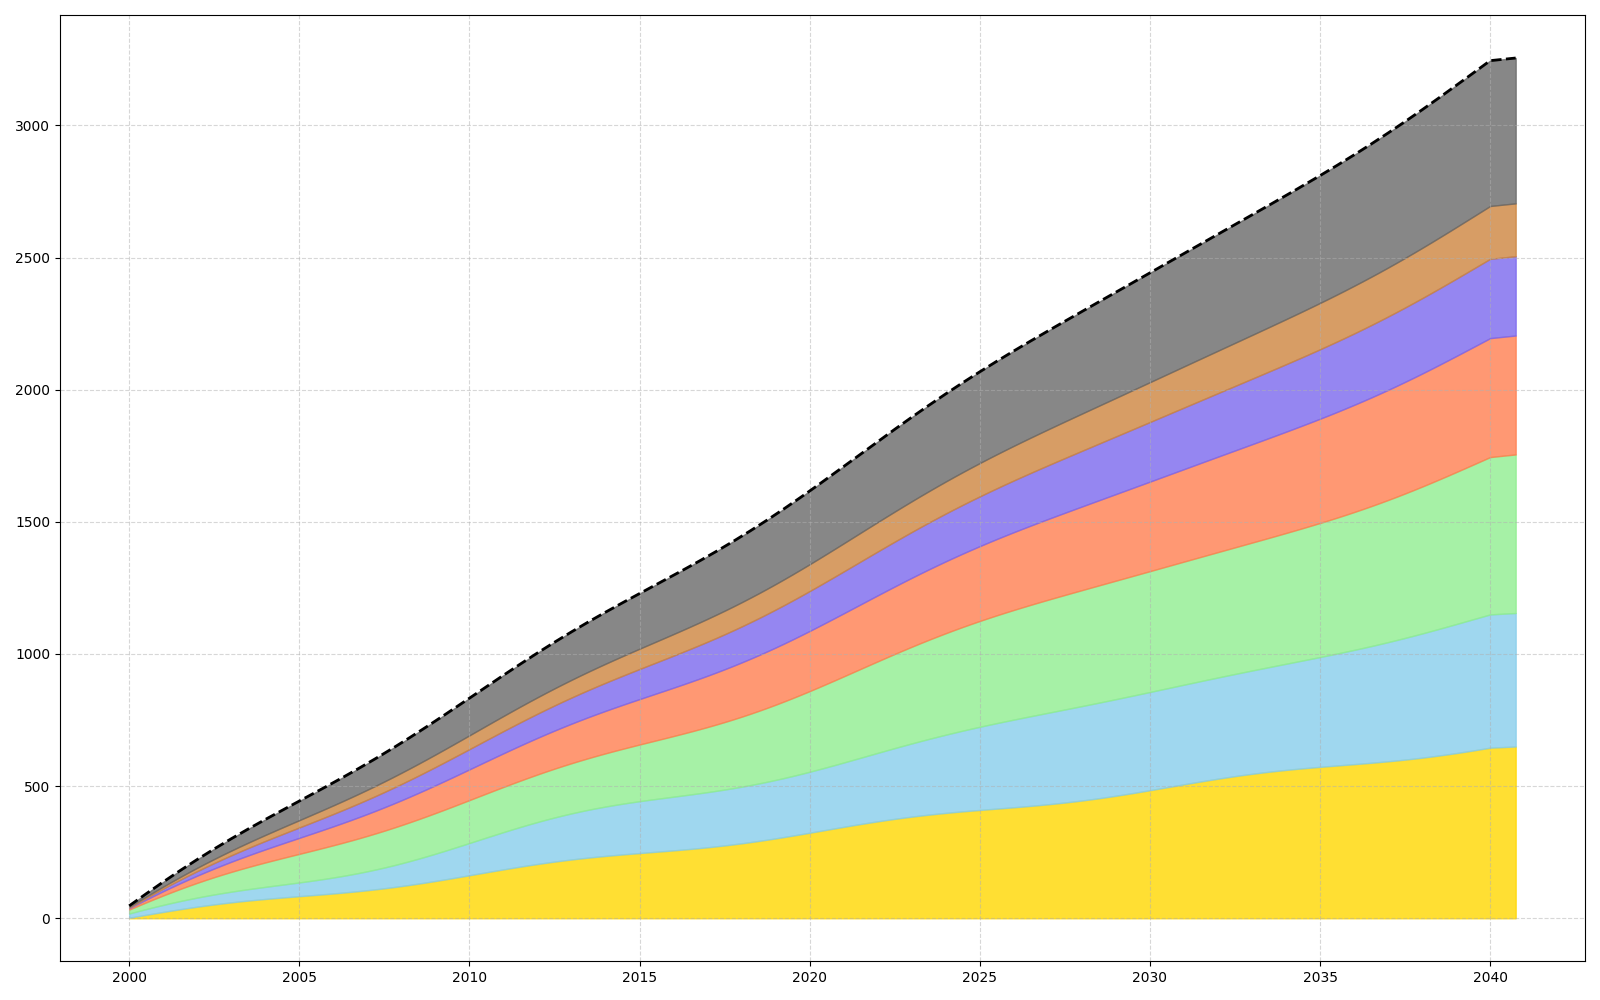

This figure's Python source:
import matplotlib.pyplot as plt
import numpy as np

# Define the years of interest with a higher resolution (quarterly)
years = np.arange(2000, 2041, 0.25)

# Artificial data for different energy sources (in gigawatts) with more complexity
solar_energy = np.interp(years, np.arange(2000, 2041), np.linspace(2, 650, 41)) + 10 * np.sin(np.linspace(0, 8 * np.pi, len(years)))
wind_energy = solar_energy + np.interp(years, np.arange(2000, 2041), np.linspace(1, 490, 41)) + 15 * np.cos(np.linspace(0, 6 * np.pi, len(years)))
hydro_energy = wind_energy + np.interp(years, np.arange(2000, 2041), np.linspace(15, 600, 41)) + 20 * np.sin(np.linspace(0, 4 * np.pi, len(years)))
geothermal_energy = hydro_energy + np.interp(years, np.arange(2000, 2041), np.linspace(5, 450, 41))

# Additional energy sources
tidal_energy = geothermal_energy + np.interp(years, np.arange(2000, 2041), np.linspace(2, 300, 41))
biomass_energy = tidal_energy + np.interp(years, np.arange(2000, 2041), np.linspace(3, 200, 41))
nuclear_energy = biomass_energy + np.interp(years, np.arange(2000, 2041), np.linspace(4, 550, 41))

# Plot the stacked area chart
fig, ax = plt.subplots(figsize=(16, 10))

ax.fill_between(years, solar_energy, color='gold', alpha=0.8)
ax.fill_between(years, solar_energy, wind_energy, color='skyblue', alpha=0.8)
ax.fill_between(years, wind_energy, hydro_energy, color='lightgreen', alpha=0.8)
ax.fill_between(years, hydro_energy, geothermal_energy, color='coral', alpha=0.8)
ax.fill_between(years, geothermal_energy, tidal_energy, color='mediumslateblue', alpha=0.8)
ax.fill_between(years, tidal_energy, biomass_energy, color='peru', alpha=0.8)
ax.fill_between(years, biomass_energy, nuclear_energy, color='dimgrey', alpha=0.8)

# Grid for readability
ax.grid(linestyle='--', alpha=0.5)

# Cumulative Total Line Plot
ax.plot(years, nuclear_energy, color='black', linestyle='--', linewidth=2)

# Layout adjustment
plt.tight_layout()

# Display the plot
plt.show()
